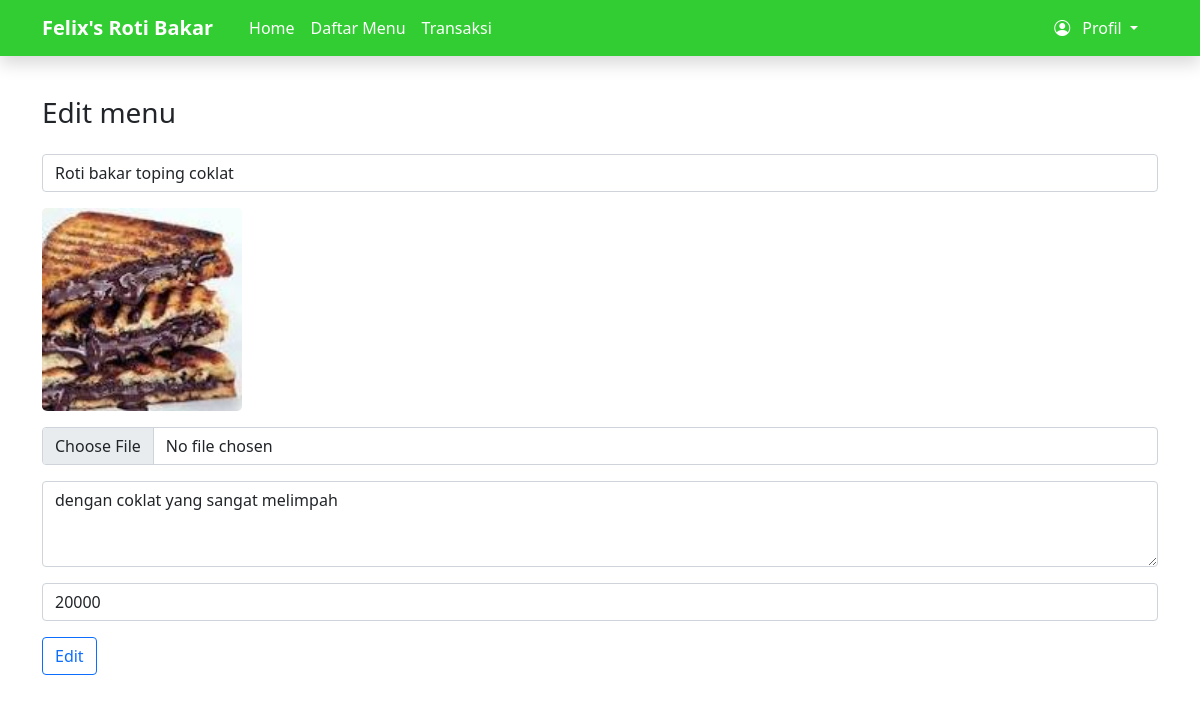
Page /Admin/Menu/edit.php?id=1 (signed in) on the committed database.
### tables this page shows
CREATE TABLE `menu` (
  `id_menu` int(11) NOT NULL,
  `nama` varchar(30) NOT NULL,
  `foto` varchar(100) NOT NULL,
  `deskripsi` text NOT NULL,
  `harga` varchar(11) NOT NULL
);

### conn.php (called while the page is built, shortened)
<?php
$conn = mysqli_connect("localhost","root", "", "felix")
        or die ('gagal terkoneksi ke database');
function query ($query) {
    global $conn;
    $result = mysqli_query($conn,$query);
    $rows = [];
    while ( $row = mysqli_fetch_assoc($result) ) {
        $rows[] = $row;
    }
    return $rows;
}
?>

### Admin/Menu/edit.php (the view, shortened to what this page needs)
<?php
require '../../conn.php';
$id = $_GET["id"];
$menu = query("SELECT * FROM menu WHERE id_menu= $id")[0];
?>
<!DOCTYPE html>
<html lang="en">
<head>
    <link rel="stylesheet" href="../../css/bootstrap.css">
    <link rel="stylesheet" href="https://cdn.jsdelivr.net/npm/bootstrap-icons@1.8.1/font/bootstrap-icons.css">
</head>
<body>
    <nav class="navbar navbar-expand-lg navbar-light fixed-top shadow" style="background-color:limegreen">
        <div class="container ">
            <a class="navbar-brand text-white" href="#"><b>Felix's Roti Bakar</b></a>
            <div class="container-fluid">
                <div class="collapse navbar-collapse" id="navbarSupportedContent">
                    <div class="collapse navbar-collapse" id="navbarSupportedContent">
                        <div class="navbar-nav text-center">
                            <li><a class="nav-link active text-white" aria-current="page" href="index.php">Home</a></li>
                            <li><a class="nav-link active text-white" aria-current="page" href="menu.php">Daftar
                                    Menu</a></li>
                            <li><a class="nav-link active text-white" aria-current="page"
                                    href="../order/order.php">Transaksi</a></li>
                        </div>
                    </div>
                    <ul class="nav navbar-nav navbar-right navbar-light">
                        <li class="nav-item dropdown text-center">
                            <a class="nav-link dropdown-toggle active text-white" href="#" id="navbarDropdown"
                                role="button" data-bs-toggle="dropdown" aria-expanded="false"><i
                                    class="bi bi-person-circle me-2 "></i>
                                Profil
                            </a>
                        </li>
                    </ul>
                </div>
            </div>
    </nav>
    <div class="container mt-5">
        <div class="pt-5 pb-3">
            <div class="d-sm-flex align-items-center justify-content-between mb-4">
                <h1 class="h3 mb-0 text-gray-800">Edit menu</h1>
            </div>
            <form action="" class="mt-3" method="post" enctype="multipart/form-data">
                <div class="mb-3">
                    <input type="text" class="form-control" name="nama" id="nama" placeholder="Nama Fasilitas"
                        value="<?= $menu['nama'] ?>" required>
                </div>
                <div class="mb-3">
                    <img width="200px" class="rounded-3" src="../../upload/img/<?php echo $menu['foto'] ?>">
                </div>
                <div class="mb-3">
                    <input type="file" class="form-control" name="foto" id="foto">
                </div>
                <div class="mb-3">
                    <textarea name="deskripsi" class="form-control" id="deskripsi" rows="3" placeholder="Deskripsi"
                        required><?= $menu['deskripsi'] ?></textarea>
                </div>
                <div class="mb-3">
                    <input type="text" class="form-control" name="harga" id="harga" placeholder="Harga"
                        value="<?= $menu['harga'] ?>" required>
                </div>
                <button type="submit" class="btn btn-outline-primary" name="edit" id="edit">Edit
                </button>
            </form>
        </div>
    </div>
</body>
</html>

### rows in the picture
menu: nama "Roti bakar toping coklat", foto (picture), deskripsi "dengan coklat yang sangat melimpah", harga "20000"
